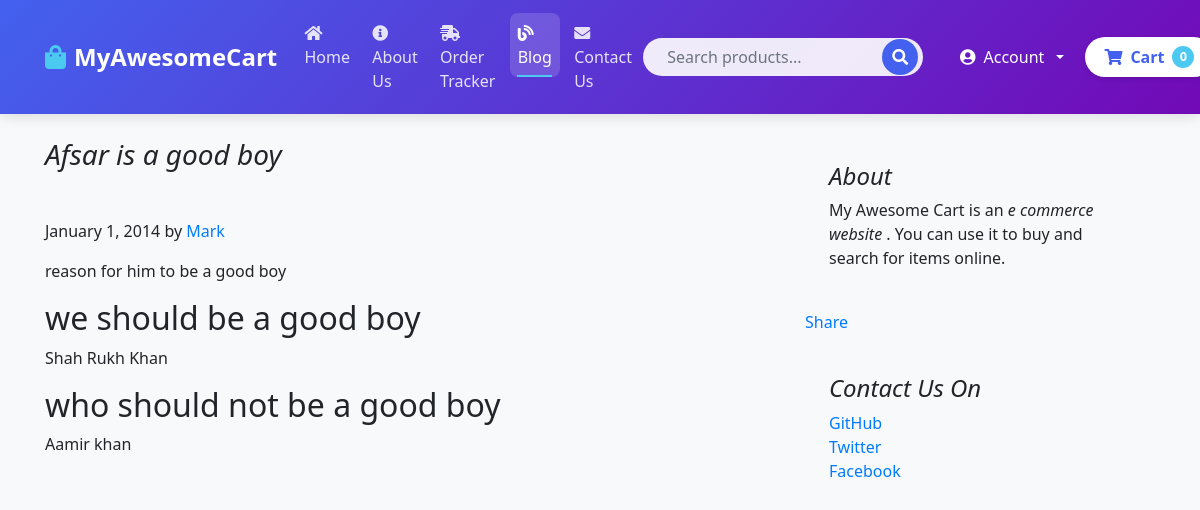
The page /blog/blogpost/1 on the database its author committed.
### blog/models.py (models this page shows)
class Blogpost(models.Model):
    post_id = models.AutoField(primary_key=True)
    title = models.CharField(max_length=50)
    head0 = models.CharField(max_length=500, default="")
    chead0 = models.CharField(max_length=5000, default="")
    head1 = models.CharField(max_length=500, default="")
    chead1 = models.CharField(max_length=5000, default="")
    head2 = models.CharField(max_length=500, default="")
    chead2 = models.CharField(max_length=5000, default="")
    pub_date = models.DateField()
    thumbnail = models.ImageField(upload_to="shop/image", default="")
    def __str__(self):
        return self.title

### blog/views.py (the view)
# urls.py: path('blogpost/<int:id>', views.blogpost, name="blogHome")
def blogpost(request, id):
    post = Blogpost.objects.filter(post_id = id)[0]
    print(post)
    return render(request, 'blog/blogpost.html', {'post': post})

### blog/templates/blog/blogpost.html (shortened to what this page needs)
{%extends 'shop/basic.html'%}
{% block body %}
<div class="container">
<div class="row mt-4">
    <div class="col-md-8 blog-main">
      <h3 class="pb-4 mb-4 font-italic">
        {{post.title}}
      </h3>
      <div class="blog-post">
        <p class="blog-post-meta">January 1, 2014 by <a href="#">Mark</a></p>
        <p>{{post.chead0}}</p>
        <h2>{{post.head1}}</h2>
        <p>{{post.chead1}}</p>
        <h2>{{post.head2}}</h2>
        <p>{{post.chead2}}</p>
      </div>
    </div>
    <aside class="col-md-4 blog-sidebar">
      <div class="p-4 mb-3 bg-light rounded">
        <h4 class="font-italic">About</h4>
        <p class="mb-0">My Awesome Cart is an <em>e commerce website</em> . You can use it to buy and search for items online.</p>
      </div>
      <div class="my-3 fb-share-button" data-href="http://127.0.0.1:8000/blog/blogpost/http://127.0.0.1:8000/blog/blogpost/{{post.post_id}}" data-layout="" data-size=""><a target="_blank" href="https://www.facebook.com/sharer/sharer.php?u=http%3A%2F%2F127.0.0.1%3A8000%2Fblog%2Fblogpost%2F2&amp;src=sdkpreparse" class="fb-xfbml-parse-ignore">Share</a></div>
      <div class="p-4">
        <h4 class="font-italic">Contact Us On</h4>
        <ol class="list-unstyled">
          <li><a href="#">GitHub</a></li>
          <li><a href="#">Twitter</a></li>
          <li><a href="#">Facebook</a></li>
        </ol>
      </div>
    </aside>
  </div>
  </div>
{% endblock %}

### rows shown on the page
Blogpost: title "Afsar is a good boy", chead0 "reason for him to be a good boy", head1 "we should be a good boy", chead1 "Shah Rukh Khan", head2 "who should not be a good boy", chead2 "Aamir khan"
